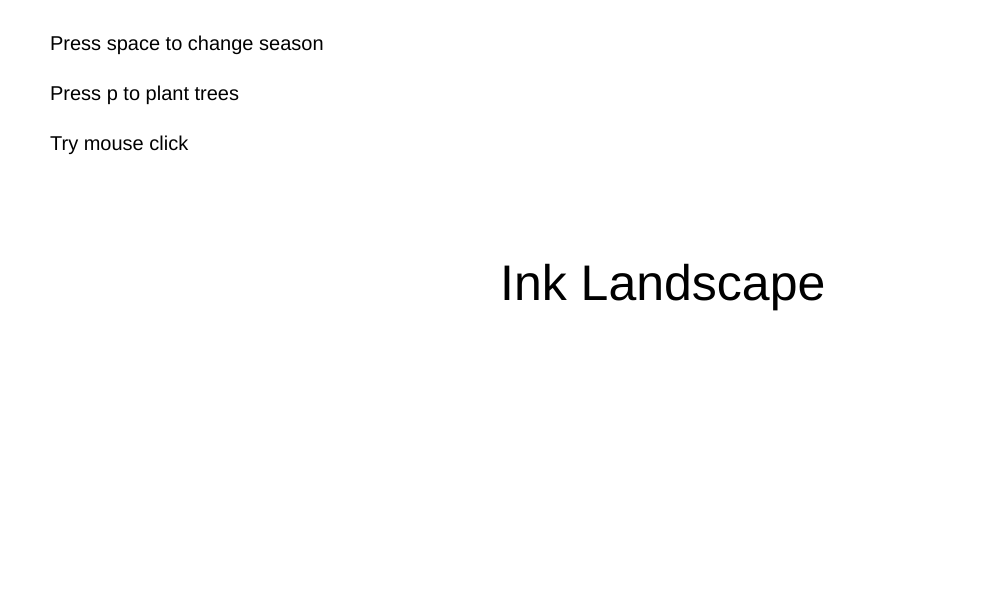
Frame 1 (no input)
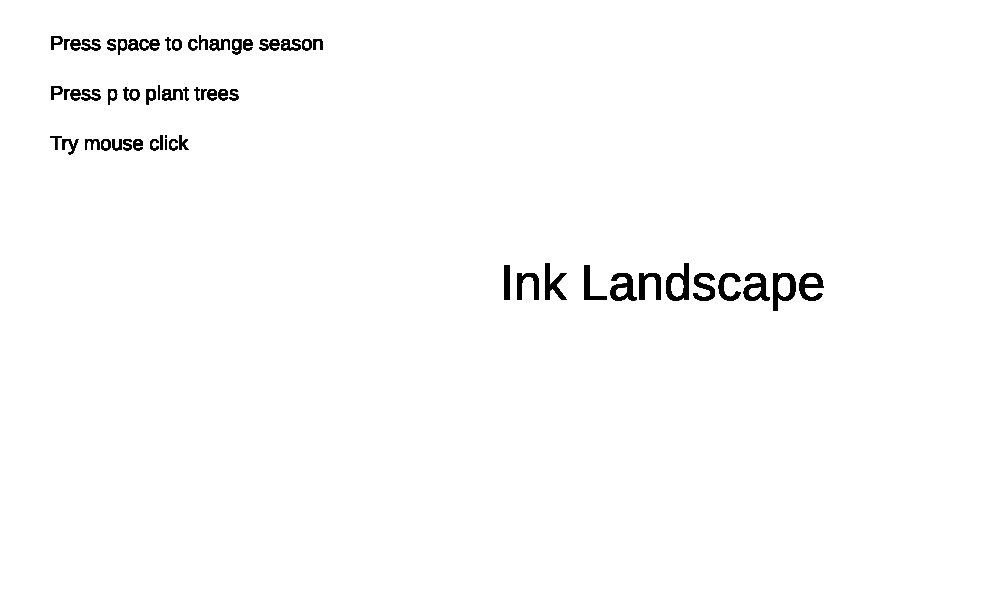
Frame 60 (no input)
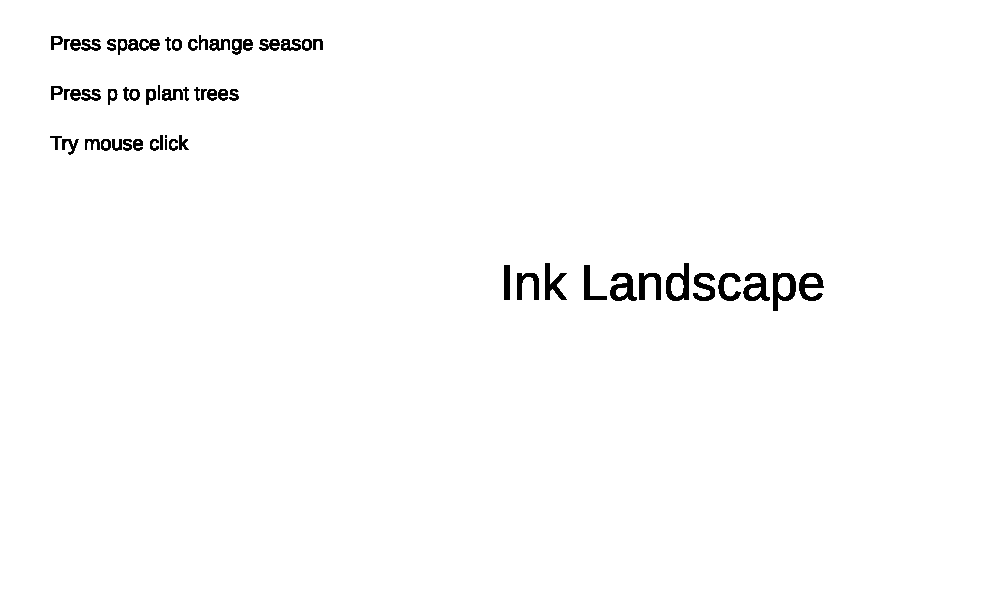
Frame 120 (the mouse pressed at the canvas centre since frame 60)

The p5.js sketch that drew these frames (run headless with seeded random() and noise() and a simulated clock; from frame 60 on, the mouse is pressed at the canvas centre):

// p5.js sketch
// ── sketch.js
let mode = 0
let particles = []
let NUM_OF_PARTICLES = 5000
let noiseScale = 0.005
let ang
let len
let NUM_OF_RAINDROPS = 500;
let raindrops = [];
let NUM_OF_FISHES = 10;
let fishes = [];
let NUM_OF_BIRDS = 8;
let birds = [];
let NUM_OF_SNOWFLAKES = 500;
let snowflakes = [];
let a = 0
function setup() {
  createCanvas(1000, 600);
  ang = PI/9
  len = 40
 for (let i = 0; i < NUM_OF_PARTICLES; i++) {
particles.push(new Particle(random(width), random(height/2,height)))
  }
  for (let i = 0; i < NUM_OF_RAINDROPS; i++) {
  raindrops.push( new Raindrop(random(width), random(height)) );
  }
  for (let i = 0; i < NUM_OF_SNOWFLAKES; i++) {
  snowflakes.push( new Snowflake(random(width), random(height)) );
  }
}
function draw() {
  switch (mode) {
    case 0:
      scene0()
      break
    case 1:
      scene1();
      break;
    case 2:
      scene2(); 
      break;  
    case 3:
      scene3(); 
      break;  
    case 4:
      scene4()
      break
    default:
      //  
  }
}
function keyPressed() {
  if(key == " "){
  mode++;
  a = 0
  }
  if(key == "p"){
    a = 90
  }
}
function scene0(){
  textSize(20)
  text("Press space to change season",50,50)
  text("Press p to plant trees",50,100)
  text("Try mouse click",50,150)
  textSize(50)
  text("Ink Landscape",width/2,height/2)
}
function scene1() {
  background(255)
  push()
  noStroke()
  fill(255)
  rect(0,0,width,height/2)
  fill(198,223,200,80)
  mountain()
  pop()
  push()
  noStroke()
  fill(0,0,255,10)
  rect(0,height/2,width,height)
  for (let i = 0; i < particles.length; i++) {
    let p = particles[i];
    p.move();
    p.return()
    p.display()
  }
  pop()
for(let x = 50;x<width-50;x+=80){
  push()
  translate(x,height/2);
  strokeWeight(3)
  stroke(0,a)
  line(0,0,0,-len);
  translate(0,-len);
  branch(len,241,196,205,a);
  pop()
  }
  for (let i = 0; i < raindrops.length; i++) {
    let r = raindrops[i];
    if (mouseIsPressed) {
      r.stop();
    }
    r.move();
    r.return()
    r.display();
  }
}
function scene2() {
  background(255)
  push()
  noStroke()
  fill(255)
  rect(0,0,width,height/2)
  fill(92,179,204,80)
  mountain()
  pop()
  push()
  noStroke()
  fill(0,255,0,10)
  rect(0,height/2,width,height)
  for (let i = 0; i < particles.length; i++) {
    let p = particles[i];
    p.move();
    p.return()
    p.display()
  }
  pop()
for(let x = 50;x<width-50;x+=80){
  push()
  translate(x,height/2);
  strokeWeight(3)
  stroke(0,a)
  line(0,0,0,-len);
  translate(0,-len);
  branch(len,23,161,98,a);
  pop()
  }
  for (let i = 0; i < fishes.length; i++) {
    let f = fishes[i];
    f.move();
    f.display();
  }
  while (fishes.length > NUM_OF_FISHES) {
    fishes.splice(0, 1); 
  }

if(mouseIsPressed) {
  if(mouseY > height/2){
  fishes.push(new Fish(mouseX, mouseY)); 
  fishes.push(new Fish(mouseX + 10,mouseY - 10))
  fishes.push(new Fish(mouseX - 10,mouseY + 10))
  }
}
}
function scene3() {
  background(255)
  push()
  noStroke()
  fill(255)
  rect(0,0,width,height/2)
  fill(248,223,112,80)
  mountain()
  pop()
  push()
  noStroke()
  fill(0,255,255,10)
  rect(0,height/2,width,height)
  for (let i = 0; i < particles.length; i++) {
    let p = particles[i];
    p.move();
    p.return()
    p.display()
  }
  pop()
for(let x = 50;x<width-50;x+=80){
  push()
  translate(x,height/2);
  strokeWeight(3)
  stroke(0,a)
  line(0,0,0,-len);
  translate(0,-len);
  branch(len,194,31,48,a);
  pop()
  }
  for (let i = 0; i < birds.length; i++) {
    let b = birds[i];
    b.move();
    b.reappear()
    b.display();
  }
  while (birds.length > NUM_OF_BIRDS) {
    birds.splice(0, 1); 
 }
  if(mouseIsPressed) {
    if(mouseY < height/2){
  for(let i = 0;i<=8;i+=1){
  birds.push(new Bird(mouseX + i*15, mouseY + i*5));
  }  
}
}
}
function scene4() {
  background(255)
  push()
  noStroke()
  fill(255)
  rect(0,0,width,height/2)
  fill(122,115,116,80)
  mountain()
  pop()
  push()
  noStroke()
  fill(255,10)
  rect(0,height/2,width,height)
  for (let i = 0; i < particles.length; i++) {
    let p = particles[i];
    //p.move();
    //p.return()
    p.display()
  }
  pop()
for(let x = 50;x<width-50;x+=80){
  push()
  translate(x,height/2);
  strokeWeight(3)
  stroke(0,a)
  line(0,0,0,-len);
  translate(0,-len);
  branch(len,255,255,255,a);
  pop()
  }
  for (let i = 0; i < snowflakes.length; i++) {
    let s = snowflakes[i];
    if (mouseIsPressed) {
      s.stop();
    }
    s.move();
    s.return()
    s.display();
  }
}

function mountain(){
  beginShape();
  let xoff = frameCount * 0.02; 
  for(let h = 0;h <= 60;h += 30){
  for (let x = 0; x <= width; x += 10) {
     let y = map(sin(xoff),-1,1,50,150) + map(noise(xoff),0,1,0,100) - h
     vertex(x, y);
    xoff += 0.1;
}
  vertex(width, height/2);
  for(let x = width; x >= 0; x -= 10){
  let y = map(noise(width - xoff),0,1,height/2,height/2 + 30)
    vertex(x,y)
    xoff += 0.1
  }
  vertex(0, height/2);
  endShape(CLOSE);
  }
}
class Particle{
  constructor(x,y){
    this.x = x
    this.y = y
    this.noise = noise(this.x * noiseScale,this.y * noiseScale)
    this.angle = TWO_PI * this.noise
  }
  move(){
    this.x += cos(this.angle)
    this.y += sin(this.angle)
  }
  return(){
    if(this.x<0 || this.x>width || this.y<height/2 || this.y>height){
      this.x = random(width)
      this.y = random(height/2,height)
  }
}
  display(){
  noStroke()
  fill(0,random(100,200),random(150,200),10)
  ellipse(this.x,this.y,10,5)
  }
}
function branch(h,r,g,b) {
  h *= 0.66;
  if (h > 10) {
    push(); 
    rotate(ang)
    strokeWeight(3)
    stroke(0,a)
    line(0, 0, 0, -h);
    noStroke()
    fill(r,g,b,a*2)
    ellipse(-10,10,8,5)
    ellipse(10,-10,8,5)
    translate(0, -h); 
    branch(h); 
    pop();   
    push();
    rotate(-ang);
    strokeWeight(3)
    stroke(0,a)
    line(0, 0, 0, -h);
    noStroke()
    fill(r,g,b,a*2)
    ellipse(8,-10,8,5)
    ellipse(10,8,8,5)
    translate(0, -h);
    branch(h);
    pop();
      
  }
}
class Raindrop {
  constructor(x, y) {
    this.x = x;
    this.y = y;
    this.xSpd = 0; 
    this.ySpd = 1; 
  }
  move() {
    this.x += this.xSpd;
    this.y += this.ySpd;
  }
  return() {
    if(this.y>height){
      this.x = random(width)
      this.y = 0
    }
  }
  stop(){
    this.xSpd = 0
    this.ySpd = this.ySpd * 0.9
  }
  display() {
    push();
    translate(this.x, this.y);
    stroke(0,random(100),random(220,255),80)
    line(0,0,0,15)
    pop();
  }
}
class Fish {
  constructor(x, y) {
    this.x = x;
    this.y = y;
    this.xSpd = random(-2, 2);
    this.ySpd = random(0,2);
  }
  move() {
    this.x += this.xSpd;
    this.y += this.ySpd;
  }
  display() {
    push();
    translate(this.x, this.y);
    noStroke()
    fill(240,55,82,90);
    ellipse(0, 0,10,6);
    pop();
  }
}

class Bird {
  constructor(x, y) {
    this.x = x;
    this.y = y;
    this.xSpd = -1;
    this.ySpd = -0.5;
    this.dia = 5;
  }
  move() {
    this.x += this.xSpd;
    this.y += this.ySpd;
  }
  reappear(){
    if (this.x < 0) {
    this.x = width;
  } 
    if(this.y < 0){
      this.y = 200
    }
  }
  display() {
    push();
    translate(this.x, this.y);
    noStroke()
    fill(0,90);
    circle(0, 0, this.dia);
    pop();
  }
}

class Snowflake {
  constructor(x, y) {
    this.x = x;
    this.y = y;
    this.xSpd = 0; 
    this.ySpd = 1;
  }
  move() {
    this.x += this.xSpd;
    this.y += this.ySpd;
  }
  return() {
    if(this.y>height){
      this.x = random(width)
      this.y = 0
    }
  }
  stop(){
    this.xSpd = 0
    this.ySpd = this.ySpd * 0.9
  }
  display() {
    push();
    translate(this.x, this.y);
    noStroke()
    fill(255,80)
    circle(0,0,5)
    pop();
  }
}
